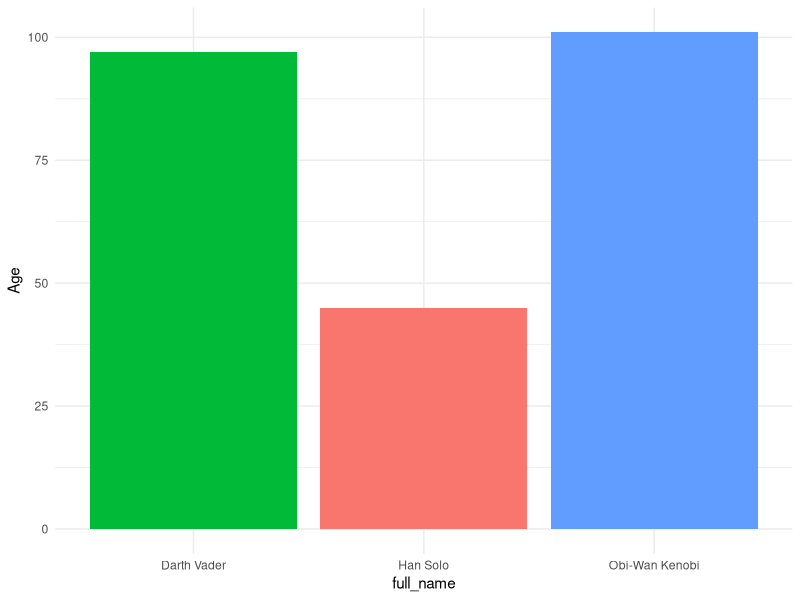

R code for this plot: (Note: this script raises an error after producing the figure.)
# Intro to R and RStudio

# NOTE - you should have run renv setup with renv::restore() before starting


# Console and Scripting ----
# This section of the screen is script pane, we use this to run stored code.
# These can be saved and used in other places.
# The pane below is the console. Unlike scripts, it is temporary and is a space ready for
# you to enter a command and query R
# Results from console or script are both shown in the console.

# This script is contained within a Project, denoted by the .Rproj file in the folder
# Projects are useful for containing all of your code/input data/functions in one place

# Comments in R are preceded with a # - Ctrl + Shift + C to comment/uncomment lines


# Try typing each line of code below into the console and see what it returns
# Numbers are entered by typing them without quotes
5
# Expressions can be evaluated in R like below
5 + 5
# Text should always be entered in quotes
"Bumblebee"
# Press the up/down arrows on the keyboard to cycle through previous commands

# You can also run code from the script pane
# Highlight each (or all) of the lines of code above and press Ctrl+Enter to
# send the highlighted code to the console

# We can also store values in the environment
# Replace Kyle with your name below and run the line to see what happens
my_name <- "Kyle"

# Instead of returning your name in the console it has been stored as a value
# in the enviroment. You can see a list of everything that has been stored in
# the environment in the top right pane.
# 
# Any time you see the symbol <- it means something is being assigned to the environment
# Use the console to test what the value my_name resolves to.

# We can also store values in the environment and then use them in an expression 
x <- 6
x + 7

# TRUE or FALSE values can be stored without quotes (can also be expressed as T/F)
y <- TRUE


# Data structures in R ----

# Vectors
# Contains items of the same type - created using c()
# A string vector
names <- c("Brenda", "Joe", "Mike")
# a numeric vector
values <- c(1, 3, 5)

# Lists
# Like vectors but can contain multiple different types of data
list_example <- list(1, "a", TRUE, 100L)

# Factors
# Factors are used to represent categorical data. 
# They can be ordered or unordered and contain levels
sex_factor <- factor(c("male", "female", "female", "male"))
# R will assign 1 to the level "female" and 2 to the level "male" 
# (because f comes before m, even though the first element in this vector is "male")
# You can check this by using the function levels(), 
# and check the number of levels using nlevels():
levels(sex_factor)
nlevels(sex_factor)

# Dataframes
# Vectors can be combined into data frames - a df is essentially just a combination
# of vectors
# After running this line double click on df in the environment to view the data
df <- data.frame(names, values)

# Individual columns from data frames can be called using a $ separator
df$names

# A new column can also be created in the data frame using the $ separator
# all of this so far is what we call BASE R code - we will cover other data
# manipulation methods later
df$value2 <- df$values*2

# If/Else and Logic in R ----
# can be used to create certain outputs
# The code below will check the content of the value my_name and output one of two responses
if (my_name == "Kyle") {
  "it's me"
} else {
  "not you"
}

# Note that we use a double equals sign == in logical commands
my_name == "Brian"
# be careful not to confuse with a single equals which is the same as using <- 
my_name = "Brian"

# We can also use other operators for logical statements, particularly when
# it comes to numeric values
x == 8
x < 7
x >= 3
x != 4

# Loops ----
# We can create a for loop to repeat a process
# Here we will ask R to print the statement "My name is ___" for every value in 
# the column names
# paste() is the R command to combine two strings of text
for (name in names) {
  print(paste("My name is", name))
}

# Functions ----
# We can write custom functions in R that will perform a series of operations when
# called by their name
# This function will add six to the number x, half it and output a sentence
my_fn <- function(x) {
  res <- (x + 6) / 2
  paste("The result of the function is", res)
}

my_fn(8)
my_fn(19)

# Functions can be as short or as long as you want and are handy when having
# to perform repetitive operations

# Packages ----
# Since R is run by an open source community it is always expanding and improving and 
# there are many different packages that can be installed to increase its functionality
# on top of BASE R

# we have already run the following line of code to install the packages we need
# if you need to re-install, uncomment this code and run again
# source("package_installs.R")

# dplyr and pipes ----
# To use an already installed R package in an R project we call it with library()
library(dplyr)

# dplyr adds many functions that can be used to transform data. We will use three
# of those below.
# We are also going to use the pipe %>% operator as it allows us to
# chain commands together and create a pipe

# mutate: add a new column
# select: reorder, and select columns
# arrange: sort data on a particular column

# Say we had a data frame comprised of three vectors
character_details <- data.frame(Age = c(101, 160, 97, 45),
                      first_name = c("Obi-Wan", "Luke", "Darth", "Han"),
                      surname = c("Kenobi", "Skywalker", "Vader", "Solo"))

# And our task was to combine (using paste()) the first and surnames into a single column,
# remove those columns, sort by Age and remove any ages over 150

# We could do it individual steps:

# Step 1 create the new column
new_character_details <- mutate(.data = character_details,
                      full_name = paste(first_name, surname))

# Step 2 select only the columns we want
new_character_details <- select(.data = new_character_details,
                      Age, full_name)

# Step 3 sort by Age
new_character_details <- arrange(.data = new_character_details,
                       Age)

# Step 4 filter to only include ages under 150
new_character_details <- filter(.data = new_character_details,
                                 Age < 150)


# Or, using the pipe %>% operator we can chain these four commands together

new_character_details_piped <- character_details %>%
  mutate(full_name = paste(first_name, surname)) %>%
  select(Age, full_name) %>%
  arrange(Age) %>% 
  filter(Age < 150)

# Using the pipe operator means not having to declare which data frame 
# we are using at each step
# The result of each step in the piped commands is passed to the next step
# Note how the resultant data frames are identical

# Charts ----
# Graphs can be quickly created from data frames using the plotly or ggplot2 libraries
# We are going to look a ggplot2 today for time sake - plotly is just interactive version
library(ggplot2)

print(ggplot_plot <- ggplot(new_character_details_piped, aes(x = full_name, y = Age, fill = factor(Age))) +
  geom_col() +
  theme_minimal() +
  theme(legend.position = "none"))
# view in Plots tab

# The graphs will be shown in the viewer/plot tab in the bottom right of RStudio.


# data import ---
# Most times we won't be defining our data in the code, we will be importing
# from a csv or other static file
starwars <- read.csv("starwars.csv")

# YOUR TURN ----
# we want process the starwars dataframe applying the below conditions: 

## contains every variable except birth_year, sex and homeworld
  # hint - you can specify a range of columns with first_column:last_column
  # hint - you can negate a selection i.e. specify those NOT to be selected
  # with !c(columns_to_drop)

## is filtered to only include gender of "masculine" and
## is in the top 5 species by count - this second part has been done for you

## has the three variables using the american spelling of colour renamed
  # hint - to open the help for the rename function type ?rename into the console

starwars <- xxxx %>%
  select(xxxx) %>%
  filter(xxxx == "xxxx" &
         species %in% c("Human","Droid","Gungan","Wookiee","Zabrak")) %>% 
  rename(xxxx = hair_color,
         skin_colour = xxxx,
         xxxx = eye_color)

# using the code we learned earlier we can create a plot to summarise some
# of the information in the edited starwars dataframe

print(ggplot_height_species <- ggplot(starwars, aes(x = species, y = height, colour = species)) +
        geom_point(size = 2.5)) +
        theme_minimal() +
        theme(legend.position = "none")

# we can write that file out to csv from R 
write.csv(starwars, file="starwars_edited.csv", row.names = FALSE)

# keyboard shortcuts
# assignment - Alt + -
# Pipe - Ctrl + Shift + M
# Comment/Uncomment block - Ctrl + Shift + C